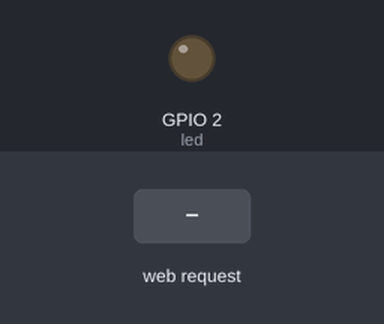
The sketch below on a simulated ESP8266 (NodeMCU). Shown: output pins drawn as LEDs (lit = HIGH). Dashed ring = blinking. The test bench sets the inputs (shaded band). WiFi joins after 1.5 s; servers stay silent unless stated; what the sketch prints to the serial monitor is not drawn.

Above: at 2.7 s.
2.8 s: HTTP request GET /status/2 received
At 3.6 s:
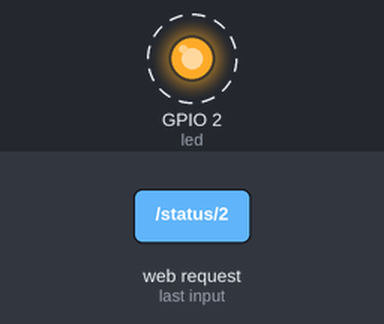
Timing chart, 0 to 9.3 s (numbered marks = the images above; inputs shaded):
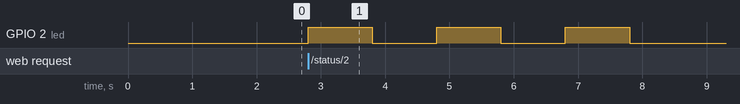

Measured:
- after the input at 2.8 s, GPIO 2 (led): alternates HIGH for 1.0 s and LOW for 1.0 s, 6 changes in all, then stays LOW, starting at once

The sketch:

ESP_localhost.ino
```cpp
#include <ESP8266WiFi.h>
#include <WiFiClient.h>
#include <ESP8266WebServer.h>

const char* ssid = "ON_Home";
const char* password = "044349220";

const char* html = "<h1>Nap GPIO2 Control</h1><button onClick=\"window.location='/status/1';\">>>>>ON<<<<</button>&nbsp;&nbsp;<button onClick=\"window.location='/status/0';\">>>>>OFF<<<<</button>&nbsp;&nbsp;<button onClick=\"window.location='/status/2';\">>>>>Blink<<<<</button>";

ESP8266WebServer server(80);

const int led = 2;

void setup(void) {
 Serial.begin(115200);
 pinMode(led, OUTPUT);

 // Connect to WiFi network
 WiFi.begin(ssid, password);
 Serial.println("");

 // Wait for connection
 while (WiFi.status() != WL_CONNECTED) {
 delay(500);
 Serial.print(".");
 }
 Serial.println("");
 Serial.print("Connected to ");
 Serial.println(ssid);
 Serial.print("IP address: ");
 Serial.println(WiFi.localIP());

 server.on("/", [](){
 server.send(200, "text/html", html);
 });

 server.on("/status/0", [](){
 digitalWrite(led, LOW);
 server.send(200, "text/html", html);
 });

 server.on("/status/1", [](){
 digitalWrite(led, HIGH);
 server.send(200, "text/html", html);
 });

  server.on("/status/2", [](){
 digitalWrite(led, HIGH);
 delay(1000);
 digitalWrite(led, LOW);
 delay(1000);
  digitalWrite(led, HIGH);
 delay(1000);
 digitalWrite(led, LOW);
 delay(1000);
  digitalWrite(led, HIGH);
 delay(1000);
 digitalWrite(led, LOW);
 delay(1000);
 server.send(200, "text/html", html);
 });

 server.on("/api/getstatus", [](){
 if (digitalRead(led))
 server.send(200, "text/plain", "Status:1");
 else
 server.send(200, "text/plain", "Status:0");
 });

 server.on("/api/status/0", [](){
 digitalWrite(led, LOW);
 server.send(200, "text/plain", "OK");
 });

 server.on("/api/status/1", [](){
 digitalWrite(led, HIGH);
 server.send(200, "text/plain", "OK");
 });

 server.begin();
 Serial.println("HTTP server started");
}

void loop(void) {
 server.handleClient();
}
```
